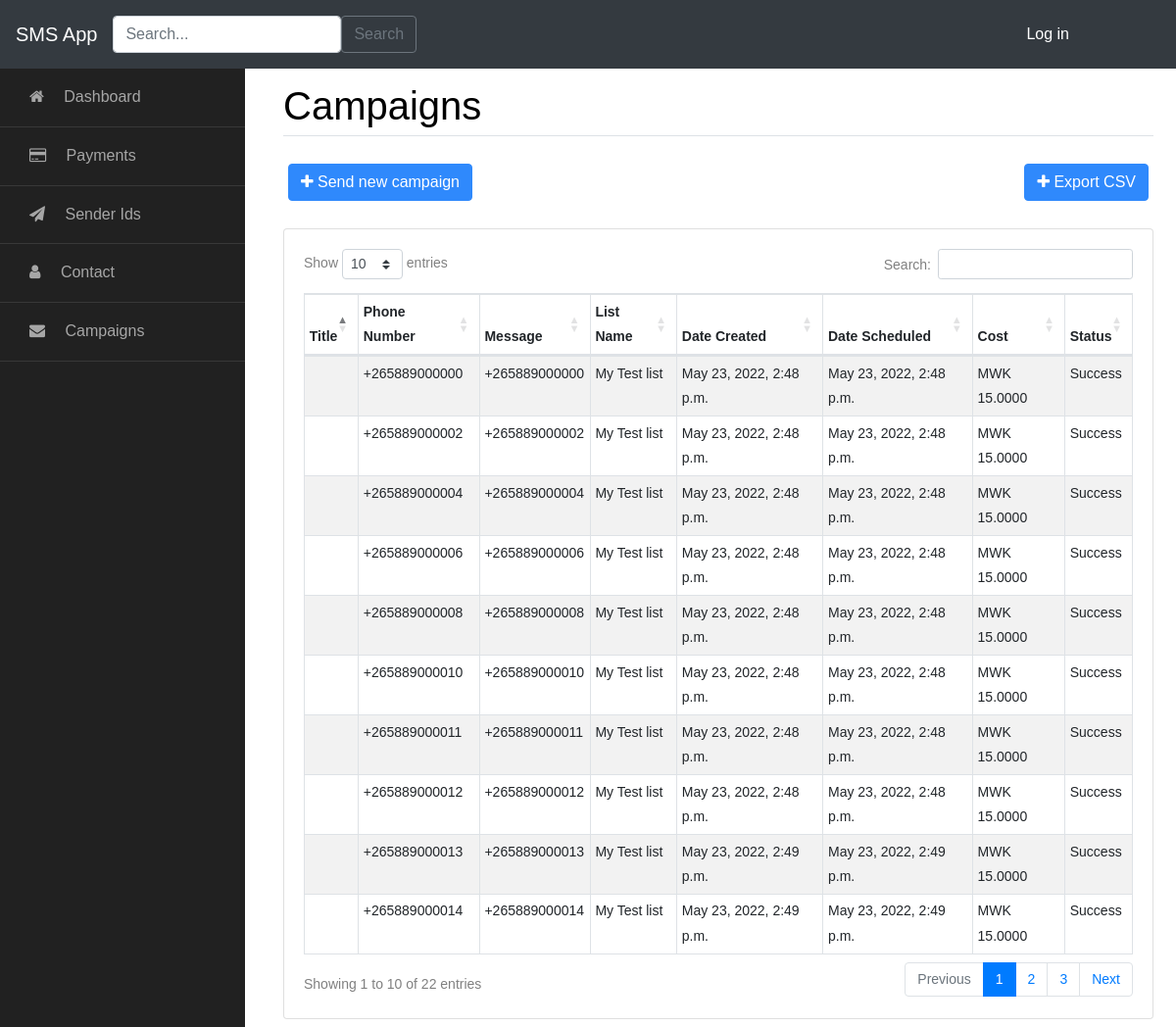
Page /campaign/25 on the committed database.
### smsApp/models.py (models this page shows, shortened)
class Campaign(models.Model):
    title = models.CharField(max_length=255, blank=False, null=False)
    phone_number = models.CharField(max_length=16)
    message = models.TextField()
    list_name = models.ForeignKey(ContactList, default=True, on_delete=models.PROTECT)
    date_created = models.DateTimeField(auto_now_add=True)
    date_scheduled = models.DateTimeField(auto_now_add=True)
    cost = models.CharField(max_length=13, default='MWK 0.0000')
    status = models.CharField(max_length=10, blank=True, null=True)
    statusCode = models.IntegerField(blank=True, null=True)

class ContactList(models.Model):
    list_name = models.CharField(max_length=100)
    list_description = models.TextField()
    date_created = models.DateTimeField(auto_now_add=True)
    def __str__(self):
        return self.list_name

### smsApp/views.py (the view)
# urls.py: path('campaign/<int:list_name>', campaign_detail, name='campaign-detail'),
def campaign_detail(request, list_name):
    campaign_list = Campaign.objects.filter(list_name=list_name)
    return render(request, 'smsApp/campaign_detail_view.html', {'list_name': list_name, 'campaign_list': campaign_list})

### smsApp/templates/smsApp/campaign_detail_view.html (shortened to what this page needs)
{% extends 'smsApp/base.html' %}
{% load crispy_forms_tags %}
{% block page %} Campaigns {% endblock %}
{% block content %}
    <div class="row mb-2">
            <div class="card-body col-sm-12">
                <div class="actions">
                    <a href="{% url 'campaign-create' %}" class="btn btn-primary"><i class="fa fa-plus"></i> Send new campaign</a>
                    <a href="{% url 'campaign-csv' list_name %}" class="btn btn-primary float-right"><i class="fa fa-plus"></i> Export CSV</a>
                </div>
            </div>
        </div>
    <div class="card">
        <div class="card-body col-sm-12">
            <table id="dtBasicExample" class="table table-striped table-bordered table-sm" cellspacing="0" width="100%">
                <thead>
                 <tr>
                    <th scope="col">Title</th>
                    <th scope="col">Phone Number</th>
                    <th scope="col">Message</th>
                    <th scope="col">List Name</th>
                    <th scope="col">Date Created</th>
                    <th scope="col">Date Scheduled</th>
                    <th scope="col">Cost</th>
                    <th scope="col">Status</th>
                </tr>
                </thead>
                <tbody>
                {% for campaign in campaign_list %}
                <tr class="clickable-row table-row">
                    <td>{{ campaign.title}}</td>
                    <td>{{ campaign.phone_number}}</td>
                    <td>{{ campaign.message }}</td>
                    <td>{{ campaign.list_name }}</td>
                    <td>{{ campaign.date_created }}</td>
                    <td>{{ campaign.date_scheduled}}</td>
                    <td>{{ campaign.cost}}</td>
                    <td>{{ campaign.status }}</td>
                </tr>
                {% endfor %}
                </tbody>
            </table>
        </div>
    </div>
{% endblock %}

### rows in the picture
Campaign: phone_number "+265889000000", message "+265889000000", list_name "My Test list", date_created "May 23, 2022, 2:48 p.m.", date_scheduled "May 23, 2022, 2:48 p.m.", cost "MWK 15.0000", status "Success"
Campaign: phone_number "+265889000002", message "+265889000002", list_name "My Test list", date_created "May 23, 2022, 2:48 p.m.", date_scheduled "May 23, 2022, 2:48 p.m.", cost "MWK 15.0000", status "Success"
Campaign: phone_number "+265889000004", message "+265889000004", list_name "My Test list", date_created "May 23, 2022, 2:48 p.m.", date_scheduled "May 23, 2022, 2:48 p.m.", cost "MWK 15.0000", status "Success"
Campaign: phone_number "+265889000006", message "+265889000006", list_name "My Test list", date_created "May 23, 2022, 2:48 p.m.", date_scheduled "May 23, 2022, 2:48 p.m.", cost "MWK 15.0000", status "Success"
Campaign: phone_number "+265889000008", message "+265889000008", list_name "My Test list", date_created "May 23, 2022, 2:48 p.m.", date_scheduled "May 23, 2022, 2:48 p.m.", cost "MWK 15.0000", status "Success"
Campaign: phone_number "+265889000010", message "+265889000010", list_name "My Test list", date_created "May 23, 2022, 2:48 p.m.", date_scheduled "May 23, 2022, 2:48 p.m.", cost "MWK 15.0000", status "Success"
Campaign: phone_number "+265889000011", message "+265889000011", list_name "My Test list", date_created "May 23, 2022, 2:48 p.m.", date_scheduled "May 23, 2022, 2:48 p.m.", cost "MWK 15.0000", status "Success"
Campaign: phone_number "+265889000012", message "+265889000012", list_name "My Test list", date_created "May 23, 2022, 2:48 p.m.", date_scheduled "May 23, 2022, 2:48 p.m.", cost "MWK 15.0000", status "Success"
Campaign: phone_number "+265889000013", message "+265889000013", list_name "My Test list", date_created "May 23, 2022, 2:49 p.m.", date_scheduled "May 23, 2022, 2:49 p.m.", cost "MWK 15.0000", status "Success"
Campaign: phone_number "+265889000014", message "+265889000014", list_name "My Test list", date_created "May 23, 2022, 2:49 p.m.", date_scheduled "May 23, 2022, 2:49 p.m.", cost "MWK 15.0000", status "Success"
